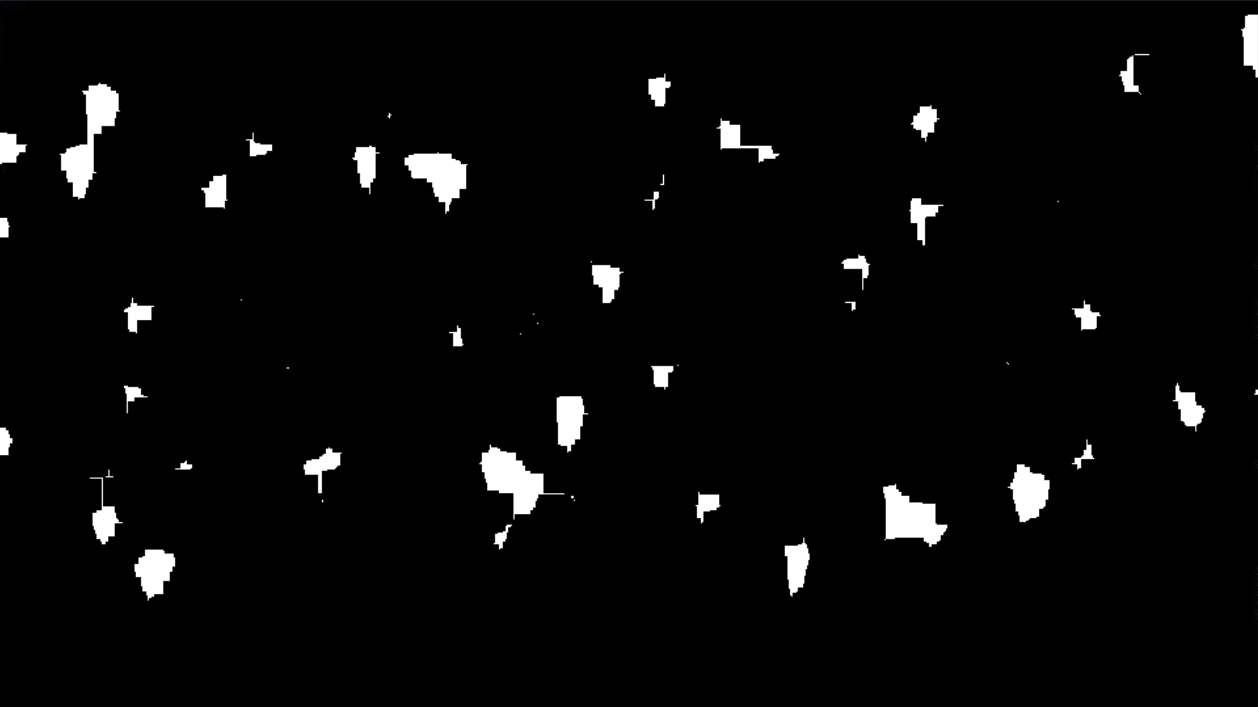
#> input picture defunc/backup_files/scripts/blobs.png, 1258 x 707 px
$ python grape_blob_centre.py
#> lines starting #> are read from the running program, lines starting #| are printed output that depends on the picture; after the words box and inside, x2 and y2 are one past the last pixel; in counts of white or black regions, pixels touching at a corner belong together
import cv2
img = cv2.imread('blobs.png')
#> img is the input picture: shape (707, 1258, 3); mean B, G, R 7.6, 7.6, 7.6
gray = cv2.cvtColor(img, cv2.COLOR_BGR2GRAY)
ret,thresh = cv2.threshold(gray,170,255,0)
#> thresh: shape (707, 1258); 2.8% white; 48 white regions (12 under 20 px)
contours,hierarchy = cv2.findContours(thresh, cv2.RETR_TREE,cv2.CHAIN_APPROX_SIMPLE)
#> contours = 48 contours, 13 with area under 20; largest, box (x1, y1, x2, y2) and area: (60, 83, 119, 199) 2448, (480, 445, 564, 515) 2265, (883, 484, 947, 547) 2094, (405, 153, 467, 213) 1860, (1008, 465, 1049, 522) 1416
print("Number of Contours detected:",len(contours))
#| Number of Contours detected: 48
for i, cnt in enumerate(contours):
   M = cv2.moments(cnt)
   print(f"Moments of Contour {i+1}:\n", M)
   x1, y1 = cnt[0,0]
   img1 = cv2.drawContours(img, [cnt], -1, (0,255,255), 3)
   cv2.putText(img1, f'Contour:{i+1}', (x1, y1), cv2.FONT_HERSHEY_SIMPLEX, 0.6, (0, 255, 0), 2)
#> this loop made 48 passes
#> (x1, y1) on passes 1, 2, 3, 4, 7, 8, 9, 11, 12, 13, 14, 15: (145, 550), (803, 538), (507, 525), (574, 500), (699, 494), (895, 484), (101, 478), (1017, 465), (186, 461), (328, 448), (490, 445), (1087, 444)
#> (cnt, x1, y1) on passes 5, 6, 10, 47: ([[322, 500], [322, 501]], 322, 500), ([[571, 496], [571, 497], [572, 497], [572, 496]], 571, 496), ([[106, 476], [112, 476]], 106, 476), ([[1135, 54], [1148, 54]], 1135, 54)
#> (printed output is left out)
#> pass 2, `img1 = cv2.drawContours(img, [cnt], -1, (0,255,255), 3)`:
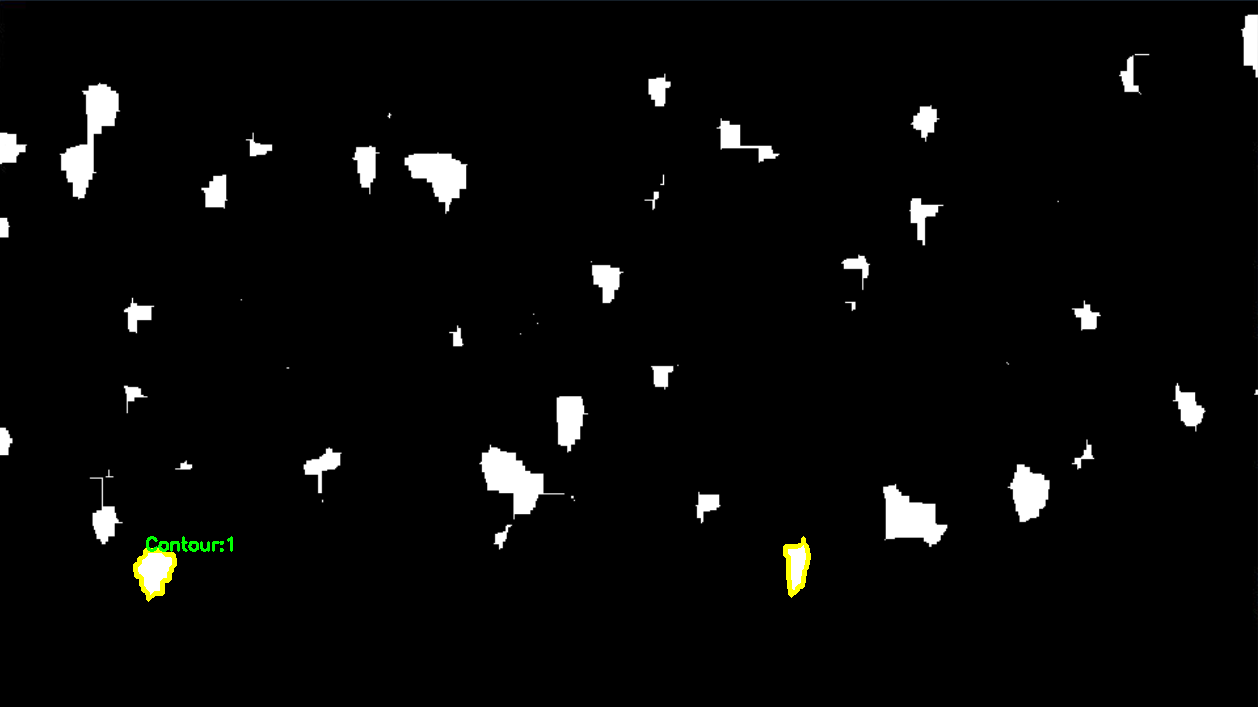
#> img1: shape (707, 1258, 3); mean B, G, R 7.4, 7.9, 7.7
#> pass 3, `img1 = cv2.drawContours(img, [cnt], -1, (0,255,255), 3)`:
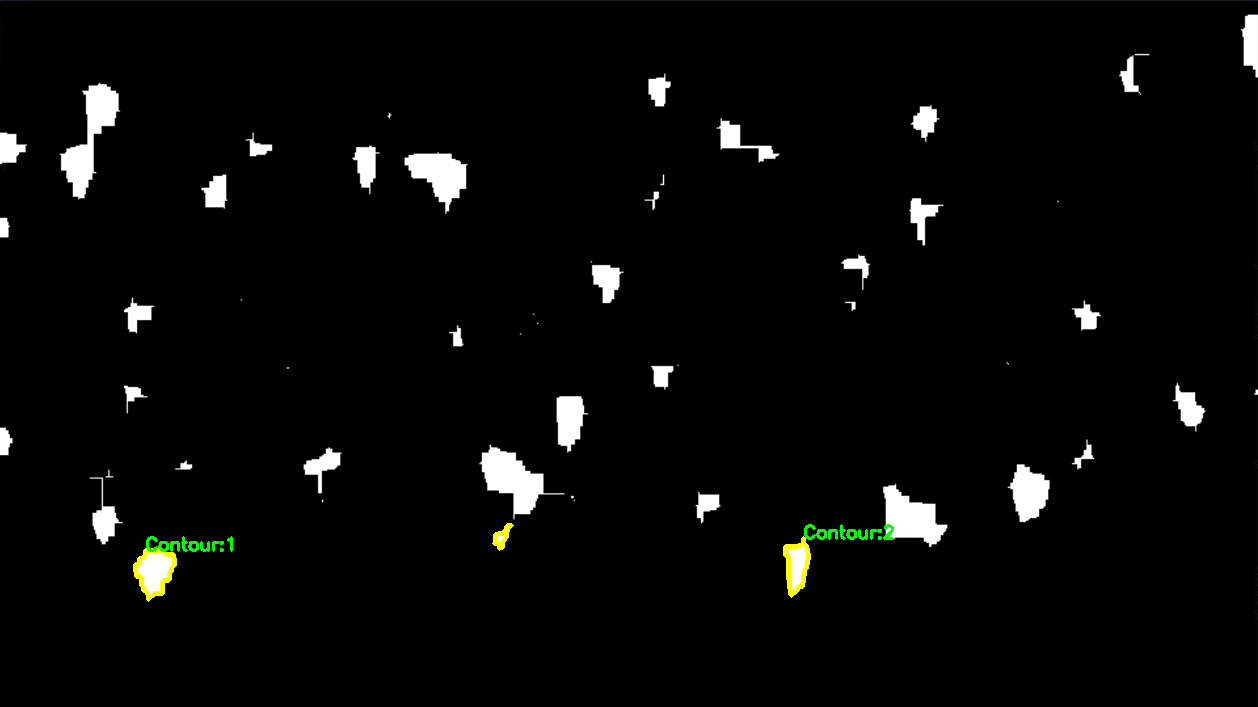
#> img1: shape (707, 1258, 3); 0.1% of pixels changed, all inside (x1, y1, x2, y2) = (492, 523, 894, 551)
#> after the loop:
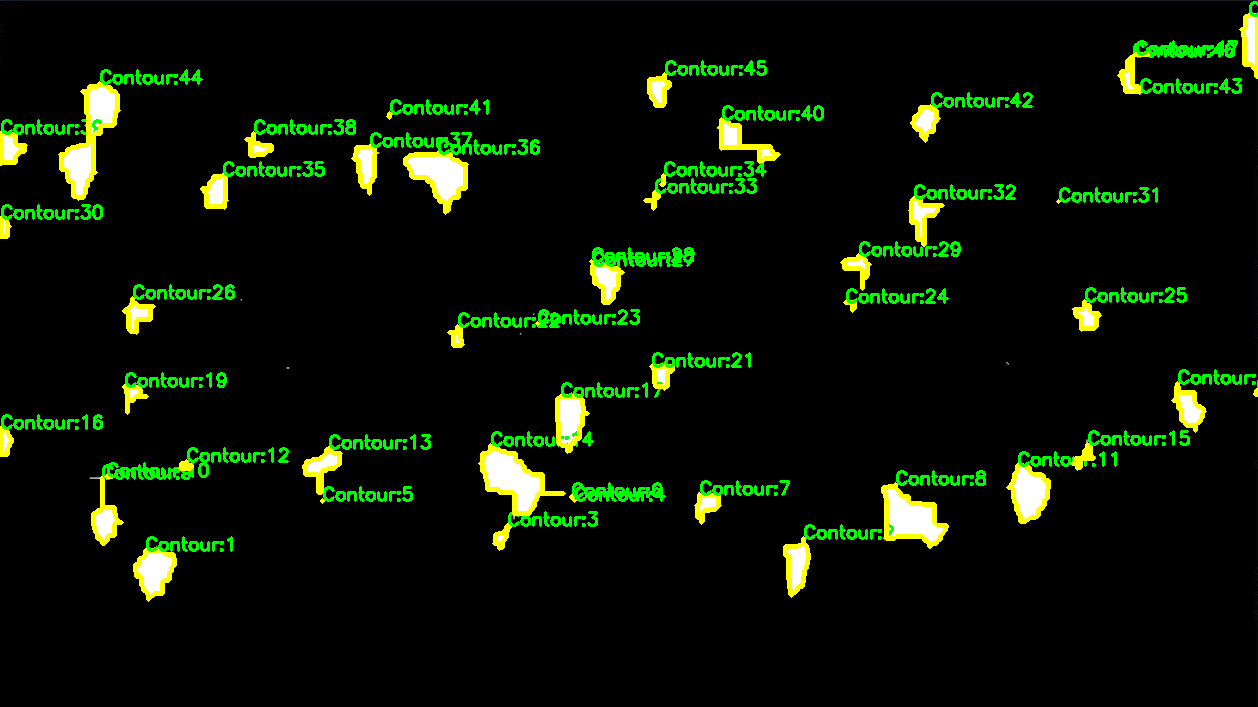
#> img: shape (707, 1258, 3); 5.52% of pixels changed, all inside (x1, y1, x2, y2) = (0, 1, 1258, 602)
cv2.imshow("Contours", img)
cv2.waitKey(0)
cv2.destroyAllWindows()
